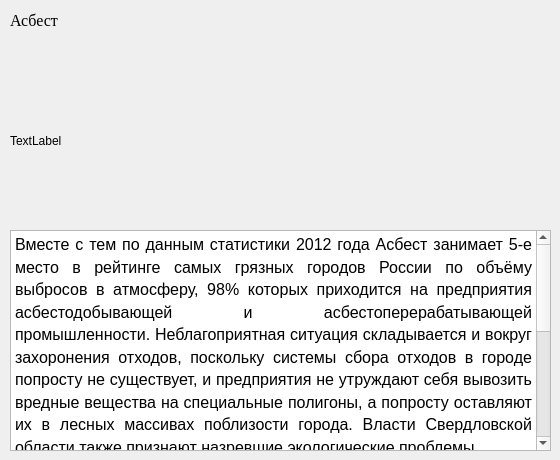
    <widget class="QWidget" name="page_asbest">
     <widget class="QTextEdit" name="textEdit_asbest">
      <property name="geometry">
       <rect>
        <x>10</x>
        <y>230</y>
        <width>541</width>
        <height>221</height>
       </rect>
      </property>
      <property name="readOnly">
       <bool>true</bool>
      </property>
      <property name="html">
       <string>&lt;!DOCTYPE HTML PUBLIC &quot;-//W3C//DTD HTML 4.0//EN&quot; &quot;http://www.w3.org/TR/REC-html40/strict.dtd&quot;&gt;
&lt;html&gt;&lt;head&gt;&lt;meta name=&quot;qrichtext&quot; content=&quot;1&quot; /&gt;&lt;style type=&quot;text/css&quot;&gt;
p, li { white-space: pre-wrap; }
&lt;/style&gt;&lt;/head&gt;&lt;body style=&quot; font-family:'MS Shell Dlg 2'; font-size:7.8pt; font-weight:400; font-style:normal;&quot;&gt;
&lt;p align=&quot;justify&quot; style=&quot; margin-top:12px; margin-bottom:12px; margin-left:0px; margin-right:0px; -qt-block-indent:0; text-indent:0px; line-height:125%;&quot;&gt;&lt;span style=&quot; font-family:'Times New Roman'; font-size:12pt;&quot;&gt;Вместе с тем по данным статистики 2012 года Асбест занимает 5-е место в рейтинге самых грязных городов России по объёму выбросов в атмосферу, 98% которых приходится на предприятия асбестодобывающей и асбестоперерабатывающей промышленности. Неблагоприятная ситуация складывается и вокруг захоронения отходов, поскольку системы сбора отходов в городе попросту не существует, и предприятия не утруждают себя вывозить вредные вещества на специальные полигоны, а попросту оставляют их в лесных массивах поблизости города. Власти Свердловской области также признают назревшие экологические проблемы.&lt;br /&gt;Тот факт, что власти открыто признают неблагоприятную экологическую обстановку в Асбесте, даёт реальные плоды: город - один из немногих, который действительно показывает положительную динамику в плане уменьшения выбросов, а за последние 20 лет среди жителей Асбеста не было выявлено ни одного случая заболевания асбестозом. В конце 2016 года администрация Асбестовского городского округа заявила, что за прошедший год объём вредных выбросов со стороны предприятий составил всего 8,1 тысячи тонн (против 330-ти в 2012-м году). Подозрительно удивительная цифра, но хочется верить, что она действительно такова!&lt;/span&gt;&lt;/p&gt;&lt;/body&gt;&lt;/html&gt;</string>
      </property>
     </widget>
     <widget class="QLabel" name="label_photo_asbest">
      <property name="geometry">
       <rect>
        <x>10</x>
        <y>50</y>
        <width>541</width>
        <height>181</height>
       </rect>
      </property>
      <property name="text">
       <string>TextLabel</string>
      </property>
     </widget>
     <widget class="QLabel" name="label_title_asbest">
      <property name="geometry">
       <rect>
        <x>10</x>
        <y>0</y>
        <width>151</width>
        <height>41</height>
       </rect>
      </property>
      <property name="font">
       <font>
        <family>Times New Roman</family>
        <pointsize>12</pointsize>
        <weight>12</weight>
        <italic>false</italic>
        <bold>false</bold>
       </font>
      </property>
      <property name="styleSheet">
       <string notr="true">font: 100 12pt &quot;Times New Roman&quot;;</string>
      </property>
      <property name="text">
       <string>Асбест</string>
      </property>
     </widget>
    </widget>
